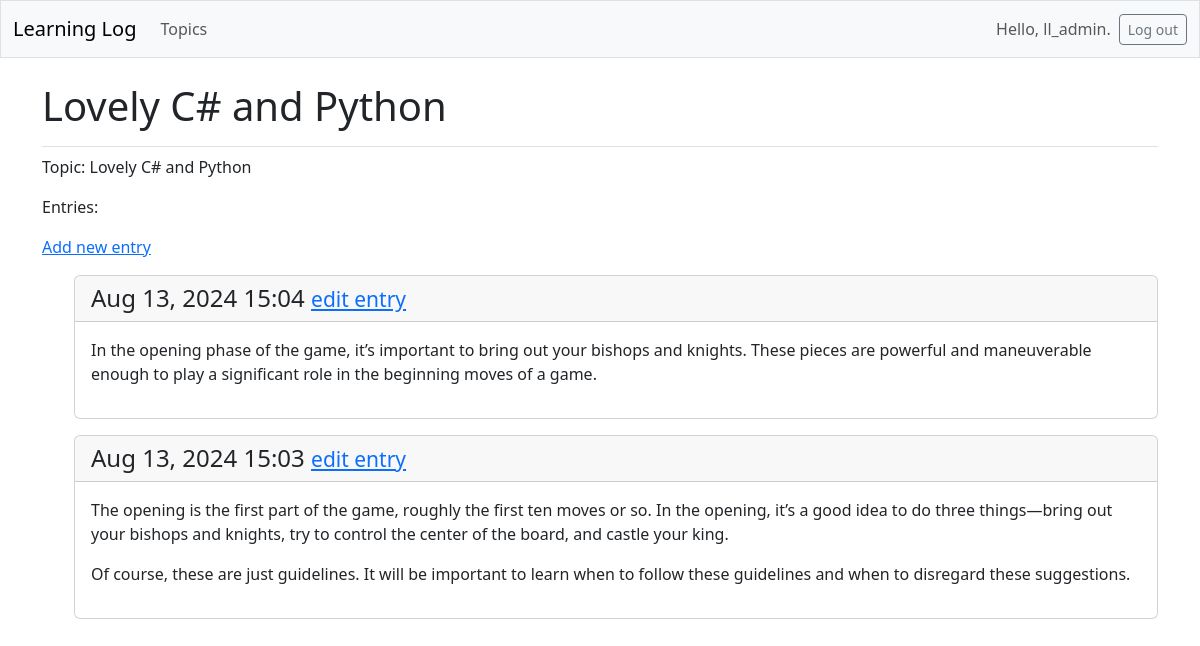
Page /topics/1/ (signed in) on the earlier database version.
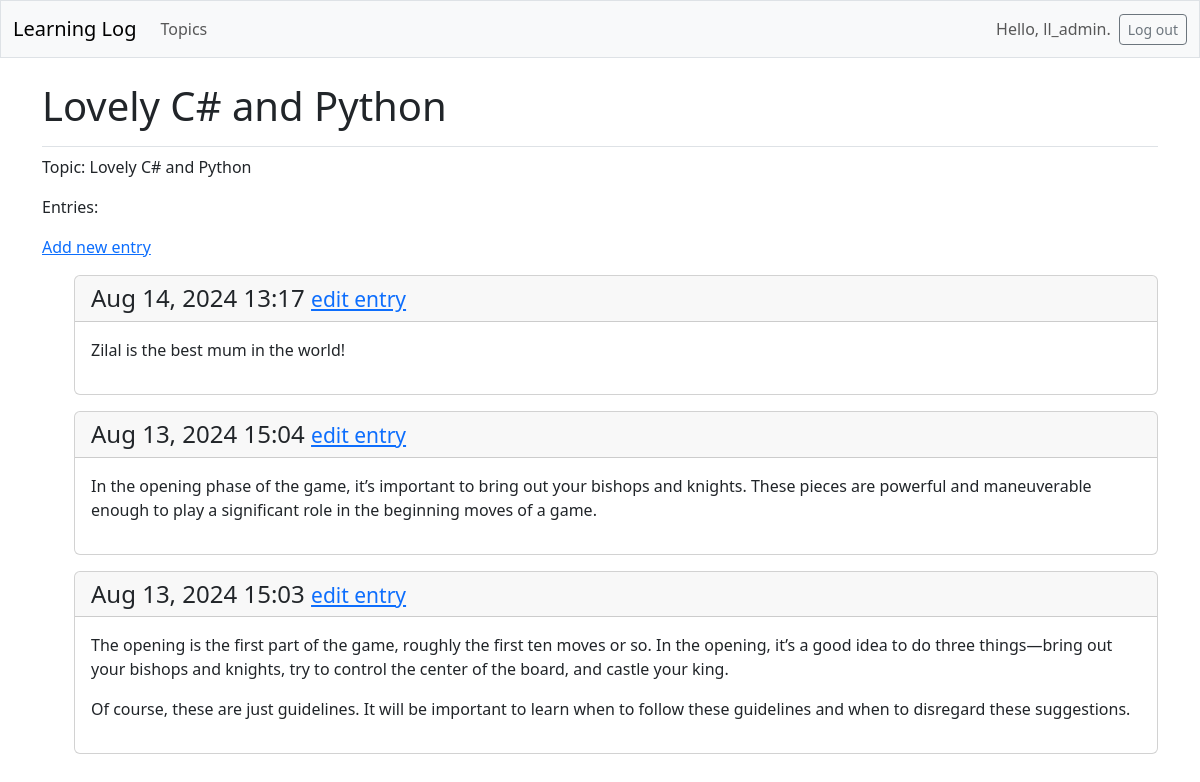
Same page on the later database version.
### learning_logs/models.py (models this page shows, shortened)
class Topic(models.Model):
    text = models.CharField(max_length=200)
    date_added = models.DateTimeField(auto_now_add=True)
    owner = models.ForeignKey(User, on_delete=models.CASCADE)

class Entry(models.Model):
    topic = models.ForeignKey(Topic, on_delete=models.CASCADE)
    text = models.TextField()
    date_added = models.DateTimeField(auto_now_add=True)
    class Meta:
        verbose_name_plural = 'entries'

### learning_logs/views.py (the view)
# urls.py: path('topics/<int:topic_id>/', views.topic, name='topic'),
@login_required
def topic(request, topic_id):
    topic = Topic.objects.get(id=topic_id)
    if topic.owner != request.user:
        raise Http404
    entries = topic.entry_set.order_by('-date_added')
    context = {'topic': topic, 'entries': entries}
    return render(request, 'learning_logs/topic.html', context)

### learning_logs/templates/learning_logs/topic.html (shortened to what this page needs)
{% extends 'learning_logs/base.html' %}
{% block page_header %}
  <h1>{{ topic.text }}</h1>
{% endblock page_header %}
{% block content %}
  <p>Topic: {{ topic.text }}</p>
  <p>Entries:</p>
  <p>
    <a href="{% url 'learning_logs:new_entry' topic.id %}">Add new entry</a>
  </p>
  <ul>
    {% for entry in entries %}
      <div class="card mb-3">
        <h4 class="card-header">
          {{ entry.date_added|date:'M d, Y H:i' }}
          <small><a href="{% url 'learning_logs:edit_entry' entry.id %}">
            edit entry</a></small>
      </h4>
      <div class="card-body">{{ entry.text|linebreaks }}</div>
    </div>
    {% empty %}
      <p>There are no entries for this topic yet.</p>
      {% comment %} <li>There are no entries for this topic yet.</li> {% endcomment %}
    {% endfor %}
  </ul>
{% endblock content %}

### learning_logs/templates/learning_logs/base.html (shortened to what this page needs)
<!doctype html>
<html lang="en">
<head>
  {% load django_bootstrap5 %}
  {% bootstrap_css %}
</head>
<body>
       <nav class="navbar navbar-expand-md navbar-light bg-light mb-4 border">
        <div class="container-fluid">
           <a class="navbar-brand" href="{% url 'learning_logs:index' %}">
              Learning Log</a>
          <div class="collapse navbar-collapse" id="navbarCollapse">
                   <ul class="navbar-nav me-auto mb-2 mb-md-0">
                      <li class="nav-item">
                         <a class="nav-link" href="{% url 'learning_logs:topics' %}">
                          Topics</a></li>
                    </ul>
                    <ul class="navbar-nav ms-auto mb-2 mb-md-0">
                      {% if user.is_authenticated %}
                        <li class="nav-item">
                          <span class="navbar-text me-2">Hello, {{ user.username }}.
                            </span></li>
                      {% endif %}
                      </ul>
                       {% if user.is_authenticated %}
                        <form action="{% url 'accounts:logout' %}" method='post'>
                         <button name='submit' class='btn btn-outline-secondary btn-sm'>
                            Log out</button>
                        </form>
                       {% endif %}
                  </div>
                </div>
              </nav>
              <main class="container">
                     <div class="pb-2 mb-2 border-bottom">
                      {% block page_header %}{% endblock page_header %}
                    </div>
                    <div>
                      {% block content %}{% endblock content %}
                    </div>
                  </main>
            </body>
            </html>

Differences in the rows shown:
added Entry: date_added "Aug 14, 2024 13:17", text "Zilal is the best mum in the world!"
